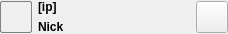
<?xml version="1.0" encoding="UTF-8"?>
<ui version="4.0">
 <class>ConnectionItemView</class>
 <widget class="QWidget" name="ConnectionItemView">
  <property name="geometry">
   <rect>
    <x>0</x>
    <y>0</y>
    <width>228</width>
    <height>34</height>
   </rect>
  </property>
  <property name="maximumSize">
   <size>
    <width>228</width>
    <height>34</height>
   </size>
  </property>
  <property name="windowTitle">
   <string>Form</string>
  </property>
  <layout class="QHBoxLayout" name="horizontalLayout">
   <property name="margin">
    <number>0</number>
   </property>
   <item>
    <widget class="QLabel" name="_l_avatar">
     <property name="minimumSize">
      <size>
       <width>32</width>
       <height>32</height>
      </size>
     </property>
     <property name="maximumSize">
      <size>
       <width>32</width>
       <height>32</height>
      </size>
     </property>
     <property name="styleSheet">
      <string notr="true">border: 1px solid gray;
border-radius: 2px;</string>
     </property>
     <property name="frameShape">
      <enum>QFrame::Box</enum>
     </property>
     <property name="text">
      <string/>
     </property>
    </widget>
   </item>
   <item>
    <layout class="QVBoxLayout" name="verticalLayout">
     <item>
      <widget class="QLabel" name="_l_ip">
       <property name="minimumSize">
        <size>
         <width>150</width>
         <height>0</height>
        </size>
       </property>
       <property name="font">
        <font>
         <weight>75</weight>
         <bold>true</bold>
        </font>
       </property>
       <property name="text">
        <string>[ip]</string>
       </property>
       <property name="textInteractionFlags">
        <set>Qt::LinksAccessibleByMouse|Qt::TextSelectableByKeyboard|Qt::TextSelectableByMouse</set>
       </property>
      </widget>
     </item>
     <item>
      <widget class="QLabel" name="_l_nick">
       <property name="minimumSize">
        <size>
         <width>150</width>
         <height>0</height>
        </size>
       </property>
       <property name="font">
        <font>
         <weight>75</weight>
         <bold>true</bold>
        </font>
       </property>
       <property name="text">
        <string>Nick</string>
       </property>
       <property name="textInteractionFlags">
        <set>Qt::LinksAccessibleByMouse|Qt::TextSelectableByKeyboard|Qt::TextSelectableByMouse</set>
       </property>
      </widget>
     </item>
    </layout>
   </item>
   <item>
    <widget class="QPushButton" name="_pb_disconnect">
     <property name="minimumSize">
      <size>
       <width>32</width>
       <height>32</height>
      </size>
     </property>
     <property name="maximumSize">
      <size>
       <width>32</width>
       <height>32</height>
      </size>
     </property>
     <property name="text">
      <string/>
     </property>
    </widget>
   </item>
  </layout>
 </widget>
 <resources/>
 <connections/>
</ui>
